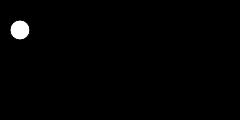
Frame 1 (no input)
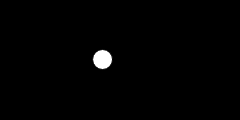
Frame 60 (no input)
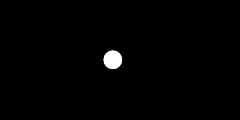
Frame 120 (the mouse pressed at the canvas centre since frame 60)

The p5.js sketch that drew these frames (run headless with seeded random() and noise() and a simulated clock; from frame 60 on, the mouse is pressed at the canvas centre):

// p5.js sketch
// ── sketch.js
var startX = 20;     // Initial x-coordinate
var stopX = 160;     // Final x-coordinate
var startY = 30;     // Initial y-coordinate
var stopY = 80;      // Final y-coordinate
var x = startX;    // Current x-coordinate
var y = startY;    // Current y-coordinate
var step = 0.01;  // createCanvas of each step (0.0 to 1.0)
var pct = 0.0;     // Percentage traveled (0.0 to 1.0)

function setup() {
  createCanvas(240, 120).mousePressed(function () {
    startX = x;
    startY = y;
    stopX = mouseX;
    stopY = mouseY;
    pct = 0;
  });
  createSpan('click on the canvas to have dot follow')
}

function draw() {
  background(0);
  if (pct < 1.0) {
    x = startX + ((stopX-startX) * pct);
    y = startY + ((stopY-startY) * pct);  // Correction
    pct += step;
  }
  ellipse(x, y, 20, 20);
}

// https://editor.p5js.org/jht1493/sketches/W11fu5LhG
// Ex_08_06 Tween mouse

// https://editor.p5js.org/jht1493/sketches/vJUCok9aU
// Ex_08_06 Tween

// https://github.com/lmccart/gswp5.js-code/blob/master/08_Motion/Ex_08_06.js
